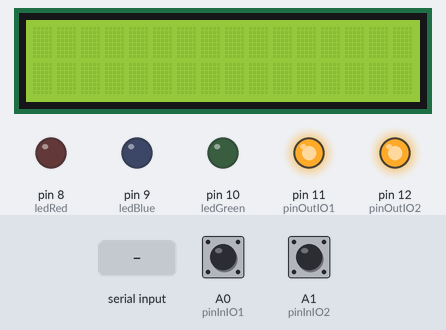
A sketch run on a simulated Arduino Uno, built with avr-gcc and run on an emulated ATmega328P. Parts: 16×2 character LCD, output pins drawn as LEDs (lit = HIGH). The inputs (shaded band) are chosen by the test bench; at power-on: A0 (pinInIO1) HIGH, A1 (pinInIO2) HIGH. What the sketch prints to the serial monitor is not drawn.

Above: at 1.2 s.
1.3 s: "send" received over the second serial link
At 2.1 s:
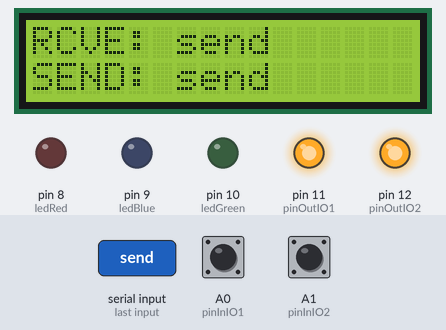
2.8 s: "recv" received over the second serial link
At 4.1 s:
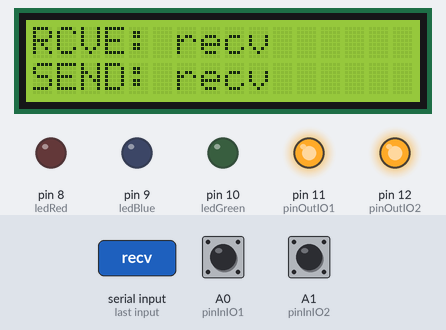
4.4 s: "all" received over the second serial link
At 5.2 s:
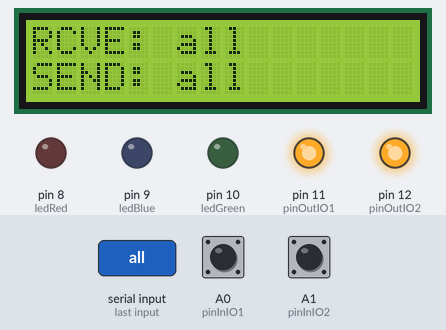
5.9 s: "error" received over the second serial link
At 7.2 s:
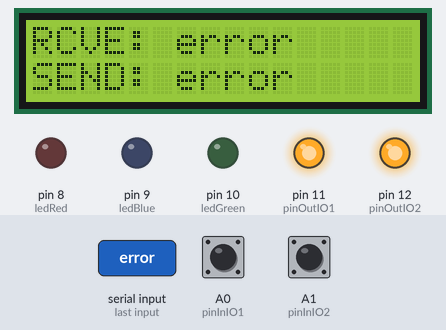
7.5 s: "dark" received over the second serial link
At 8.4 s:
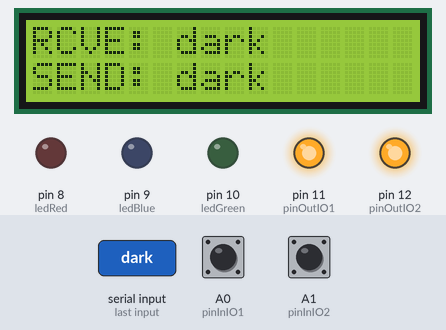
9.1 s: "ok" received over the second serial link
At 10.4 s:
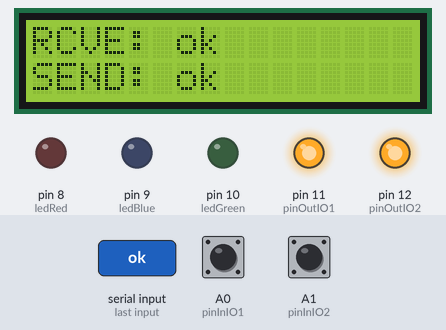
Timing chart, 0 to 11.6 s (numbered marks = the images above; inputs shaded):
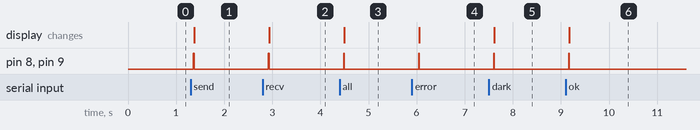

Measured:
- after the input at 1.3 s, pin 8 (ledRed), pin 9 (ledBlue): LOW → HIGH after 0.06 s, → LOW 0.02 s later; the display: changes after 0.08 s (image 1)
- after the input at 2.8 s, pin 8 (ledRed), pin 9 (ledBlue): LOW → HIGH after 0.12 s, → LOW 0.02 s later; the display: changes after 0.14 s (image 2)
- after the input at 4.4 s, pin 8 (ledRed), pin 9 (ledBlue): LOW → HIGH after 0.08 s, → LOW 0.01 s later; the display: changes after 0.09 s (image 3)
- after the input at 5.9 s, pin 8 (ledRed), pin 9 (ledBlue): LOW → HIGH after 0.14 s, → LOW 0.02 s later; the display: changes after 0.16 s (image 4)
- after the input at 7.5 s, pin 8 (ledRed), pin 9 (ledBlue): LOW → HIGH after 0.10 s, → LOW 0.02 s later; the display: changes after 0.12 s (image 5)
- after the input at 9.1 s, pin 8 (ledRed), pin 9 (ledBlue): LOW → HIGH after 0.06 s, → LOW 0.01 s later; the display: changes after 0.07 s (image 6)

The sketch:

device.ino
```cpp
#include <SoftwareSerial.h>
SoftwareSerial mySerial(2, 3); // RX, TX

#include <Wire.h>
#include <LiquidCrystal_I2C.h>
//LiquidCrystal_I2C lcd(0x27, 16, 2);
//LiquidCrystal_I2C lcd(0x27, 16, 2);
LiquidCrystal_I2C lcd(0x3f, 2, 1, 0, 4, 5, 6, 7, 3, POSITIVE);

char linebreakChar = '#';
byte pinOutIO1 = 11;
byte pinOutIO2 = 12;
byte pinInIO1 = A0;
byte pinInIO2 = A1;

byte ledGreen = 10;
byte ledBlue = 9;
byte ledRed = 8;


boolean lineBreak = 0;

void displayLCD(int yPosition, int xPosition, String txtMSG) {
  lcd.setCursor(xPosition, yPosition);
  lcd.print(txtMSG);
}

void sendMSG(String txtSend) {
  mySerial.print(txtSend);
}

void ledState(String statusCMD) {
  if (statusCMD == "send") {
    digitalWrite(ledGreen, LOW);
    digitalWrite(ledBlue, HIGH);
    digitalWrite(ledRed, HIGH);
  }else if (statusCMD == "recv") {
    digitalWrite(ledGreen, HIGH);
    digitalWrite(ledBlue, LOW);
    digitalWrite(ledRed, HIGH);
  }else if (statusCMD == "all") {
    digitalWrite(ledGreen, HIGH);
    digitalWrite(ledBlue, HIGH);
    digitalWrite(ledRed, HIGH);
  }else if (statusCMD == "error") {
    digitalWrite(ledGreen, LOW);
    digitalWrite(ledBlue, LOW);
    digitalWrite(ledRed, HIGH);
  }else if (statusCMD == "dark") {
    digitalWrite(ledGreen, LOW);
    digitalWrite(ledBlue, LOW);
    digitalWrite(ledRed, LOW);
  }else if (statusCMD == "ok") {
    digitalWrite(ledGreen, HIGH);
    digitalWrite(ledBlue, LOW);
    digitalWrite(ledRed, LOW);
  }else if (statusCMD == "click") {
    digitalWrite(ledGreen, LOW);
    digitalWrite(ledBlue, HIGH);
    digitalWrite(ledRed, LOW);
  }
}

void setup() {
  Serial.begin(9600);
  mySerial.begin(9600);

  pinMode(pinOutIO1, OUTPUT);
  pinMode(pinOutIO2, OUTPUT);
  digitalWrite(pinOutIO1, HIGH);
  digitalWrite(pinOutIO2, HIGH);

  pinMode(pinInIO1, INPUT);
  pinMode(pinInIO2, INPUT);

  pinMode(ledGreen, OUTPUT);
  pinMode(ledBlue, OUTPUT);
  pinMode(ledRed, OUTPUT);

  lcd.begin(16, 2);
  lcd.backlight();
}

void serialFlush(){
  while(mySerial.available() > 0) {
    char t = mySerial.read();
  }
}

void loop() {

  mySerial.listen();
  String rcvmsg = "";

  if(mySerial.available()) ledState("recv");
  while (mySerial.available() > 0) {
    byte inByte = mySerial.read();
    Serial.print(char(inByte));
    rcvmsg += char(inByte);
    rcvmsg.trim();
    if(char(inByte)==linebreakChar) Serial.println("Get ascii # for linebreak!");
    lineBreak = 1;
  }


  if(lineBreak==1) {
    Serial.print("Received: ");
    Serial.println(rcvmsg);

    ledState("dark");
    Serial.println();
    lineBreak = 0;

    lcd.clear();
    //delay(300);
    displayLCD(1, 0, "                ");
    displayLCD(0, 0, "                ");
    displayLCD(0, 0, "RCVE: "+ rcvmsg);

    ledState("send");
    mySerial.print(rcvmsg + "#");
    displayLCD(1, 0, "SEND: "+rcvmsg);
    Serial.print("Send: ");
    Serial.println(rcvmsg + "#");

    //delay(50);
    ledState("dark");
    //lcd.noBacklight();
    serialFlush();
  }

  if(digitalRead(pinInIO1)==0) {
    ledState("recv");
    Serial.println("Receive IO #1 ");
    ledState("dark");
    ledState("send");
    digitalWrite(pinOutIO1, LOW);
    delay(300);
    digitalWrite(pinOutIO1, HIGH);
    ledState("dark");
  }

  if(digitalRead(pinInIO2)==0) {
    ledState("recv");
    Serial.println("Receive IO #2 ");
    ledState("dark");
    ledState("send");
    digitalWrite(pinOutIO2, LOW);
    delay(300);
    digitalWrite(pinOutIO2, HIGH);
    ledState("dark");
  }

  //Serial.println(String(digitalRead(pinInIO1)) + " / " + String(digitalRead(pinInIO2)) );
  delay(250);
}
```
